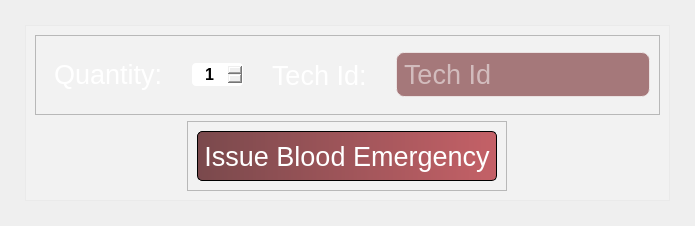
      <widget class="QWidget" name="Emergency">
       <attribute name="title">
        <string>Emergency</string>
       </attribute>
       <layout class="QVBoxLayout" name="verticalLayout_3">
        <property name="leftMargin">
         <number>25</number>
        </property>
        <property name="topMargin">
         <number>25</number>
        </property>
        <property name="rightMargin">
         <number>25</number>
        </property>
        <property name="bottomMargin">
         <number>25</number>
        </property>
        <item>
         <widget class="QFrame" name="frame_4">
          <property name="styleSheet">
           <string notr="true">*{border-image:none;
background-color: rgba(255, 255, 255, 50);}
</string>
          </property>
          <property name="frameShape">
           <enum>QFrame::StyledPanel</enum>
          </property>
          <property name="frameShadow">
           <enum>QFrame::Raised</enum>
          </property>
          <layout class="QVBoxLayout" name="verticalLayout_9">
           <item alignment="Qt::AlignTop">
            <widget class="QFrame" name="frame_9">
             <property name="minimumSize">
              <size>
               <width>0</width>
               <height>80</height>
              </size>
             </property>
             <property name="styleSheet">
              <string notr="true">background-color: none</string>
             </property>
             <property name="frameShape">
              <enum>QFrame::StyledPanel</enum>
             </property>
             <property name="frameShadow">
              <enum>QFrame::Raised</enum>
             </property>
             <layout class="QHBoxLayout" name="horizontalLayout_3">
              <property name="spacing">
               <number>20</number>
              </property>
              <item alignment="Qt::AlignVCenter">
               <widget class="QLabel" name="label_9">
                <property name="font">
                 <font>
                  <family>MS Shell Dlg 2</family>
                  <pointsize>20</pointsize>
                  <weight>50</weight>
                  <italic>false</italic>
                  <bold>false</bold>
                 </font>
                </property>
                <property name="styleSheet">
                 <string notr="true">color: rgb(255, 255, 255);
padding: 2px;
</string>
                </property>
                <property name="text">
                 <string>Quantity:</string>
                </property>
               </widget>
              </item>
              <item>
               <widget class="QSpinBox" name="quantity_spin_box_emergency">
                <property name="font">
                 <font>
                  <pointsize>12</pointsize>
                  <weight>75</weight>
                  <bold>true</bold>
                 </font>
                </property>
                <property name="styleSheet">
                 <string notr="true">border-radius: 4px;
padding:1px</string>
                </property>
                <property name="alignment">
                 <set>Qt::AlignCenter</set>
                </property>
                <property name="minimum">
                 <number>1</number>
                </property>
                <property name="maximum">
                 <number>500</number>
                </property>
               </widget>
              </item>
              <item>
               <widget class="QLabel" name="label_10">
                <property name="font">
                 <font>
                  <family>MS Shell Dlg 2</family>
                  <pointsize>20</pointsize>
                  <weight>50</weight>
                  <italic>false</italic>
                  <bold>false</bold>
                 </font>
                </property>
                <property name="styleSheet">
                 <string notr="true">color: rgb(255, 255, 255);
padding: 2px;
</string>
                </property>
                <property name="text">
                 <string>Tech Id:</string>
                </property>
               </widget>
              </item>
              <item>
               <widget class="QLineEdit" name="staff_id_line_edit_emergency">
                <property name="font">
                 <font>
                  <pointsize>20</pointsize>
                 </font>
                </property>
                <property name="styleSheet">
                 <string notr="true">color: rgb(255, 255, 255);
padding: 5px;
background-color: rgba(110, 34, 38, 150);
border: 1px solid rgba(255, 255, 255, 150);
border-radius: 8px;</string>
                </property>
                <property name="text">
                 <string/>
                </property>
                <property name="maxLength">
                 <number>9</number>
                </property>
                <property name="frame">
                 <bool>true</bool>
                </property>
                <property name="echoMode">
                 <enum>QLineEdit::Normal</enum>
                </property>
                <property name="placeholderText">
                 <string>Tech Id</string>
                </property>
               </widget>
              </item>
             </layout>
            </widget>
           </item>
           <item alignment="Qt::AlignHCenter|Qt::AlignTop">
            <widget class="QFrame" name="frame_11">
             <property name="styleSheet">
              <string notr="true">background-color: none</string>
             </property>
             <property name="frameShape">
              <enum>QFrame::StyledPanel</enum>
             </property>
             <property name="frameShadow">
              <enum>QFrame::Raised</enum>
             </property>
             <layout class="QVBoxLayout" name="verticalLayout_11">
              <item>
               <widget class="QPushButton" name="issue_blood_emergency_button">
                <property name="minimumSize">
                 <size>
                  <width>300</width>
                  <height>50</height>
                 </size>
                </property>
                <property name="font">
                 <font>
                  <pointsize>20</pointsize>
                 </font>
                </property>
                <property name="styleSheet">
                 <string notr="true">*{
	background-color: qlineargradient(spread:pad, x1:0, y1:0, x2:1, y2:0, stop:0 rgba(89, 27, 31, 200), stop:1 rgba(184, 57, 65, 200));
    border: 1px solid black;
	color: rgb(255, 255, 255);
	border-radius: 5px
}

*:hover{
background-color: qlineargradient(spread:pad, x1:0, y1:0, x2:1, y2:0, stop:0 rgba(200, 60, 69, 200), stop:1 rgba(184, 57, 65, 200));
    border: 1px solid black;
	color: rgb(255, 255, 255);
	border-radius: 5px
}

*:pressed{
	
	background-color: qlineargradient(spread:pad, x1:0, y1:0, x2:1, y2:0, stop:0 rgba(151, 45, 52, 227), stop:1 rgba(184, 57, 65, 255));
    border: 1px solid black;
	color: rgb(255, 255, 255);
	border-radius: 5px
}
</string>
                </property>
                <property name="text">
                 <string>Issue Blood Emergency</string>
                </property>
               </widget>
              </item>
             </layout>
            </widget>
           </item>
          </layout>
         </widget>
        </item>
       </layout>
      </widget>
